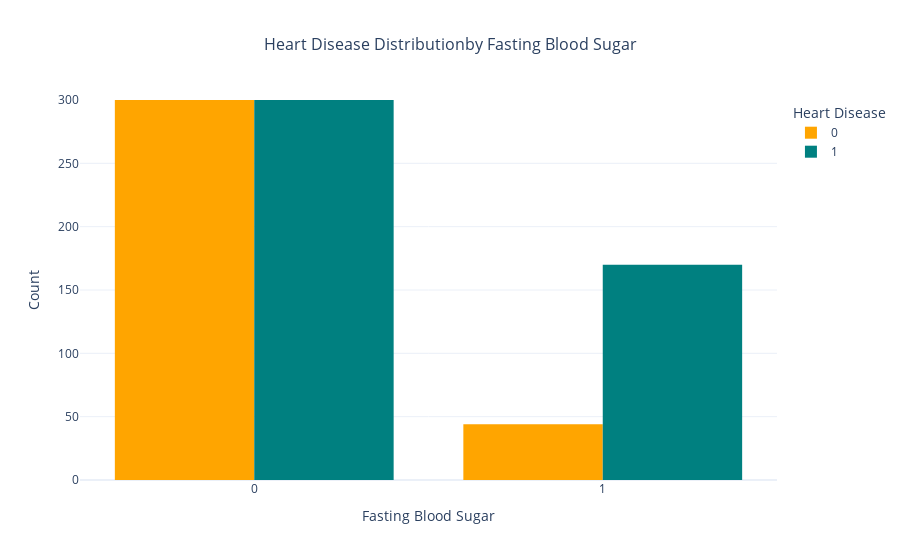

The code cell stored with this chart in its notebook:
### Code cell
#Plotting heart disease distribution by fasting blood sugar
# Create the histogram

fig = px.histogram(
    data, 
    x='FastingBS', 
    color='HeartDisease', 
    barmode='group',  # Grouped bars
    color_discrete_sequence=['Orange', 'Teal'],  # Use contrasting colors
    title='Heart Disease Distributionby Fasting Blood Sugar'
)

# Customize the layout

fig.update_layout(
    xaxis_title='Fasting Blood Sugar',
    yaxis_title='Count',
    legend_title='Heart Disease',
    template='plotly_white',
    title_font_size=16,
    title_x=0.5,  # Center the title
    yaxis=dict(range=[0, 300])  # Adjust y-axis range
)

# Show the plot
fig.show()

### Figure 1 — Plotly figure (JSON) as saved in the notebook; plotly's stock layout.template omitted (floating-point values rounded to 4 significant figures; data arrays with more than 128 entries replaced by an {"elided": "..."} marker saying what was removed)
{"data": [{"alignmentgroup": "True", "bingroup": "x", "hovertemplate": "HeartDisease=0<br>FastingBS=%{x}<br>count=%{y}<extra></extra>", "legendgroup": "0", "marker": {"color": "Orange", "pattern": {"shape": ""}}, "name": "0", "offsetgroup": "0", "orientation": "v", "showlegend": true, "type": "histogram", "x": {"elided": "410 int values"}, "xaxis": "x", "yaxis": "y"}, {"alignmentgroup": "True", "bingroup": "x", "hovertemplate": "HeartDisease=1<br>FastingBS=%{x}<br>count=%{y}<extra></extra>", "legendgroup": "1", "marker": {"color": "Teal", "pattern": {"shape": ""}}, "name": "1", "offsetgroup": "1", "orientation": "v", "showlegend": true, "type": "histogram", "x": {"elided": "508 int values"}, "xaxis": "x", "yaxis": "y"}], "layout": {"barmode": "group", "legend": {"title": {"text": "Heart Disease"}, "tracegroupgap": 0}, "title": {"font": {"size": 16}, "text": "Heart Disease Distributionby Fasting Blood Sugar", "x": 0.5}, "xaxis": {"anchor": "y", "domain": [0, 1], "title": {"text": "Fasting Blood Sugar"}}, "yaxis": {"anchor": "x", "domain": [0, 1], "range": [0, 300], "title": {"text": "Count"}}}}
